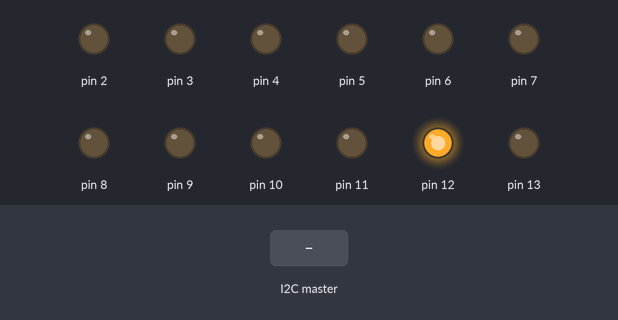
Bench run of a sketch on a simulated Arduino Uno, built with avr-gcc and run on an emulated ATmega328P. Parts: output pins drawn as LEDs (lit = HIGH). Dashed ring = blinking. The inputs (shaded band) are chosen by the test bench.

Above: at 1.2 s.
1.3 s: the I2C master sends the byte 200
At 3.91 s:
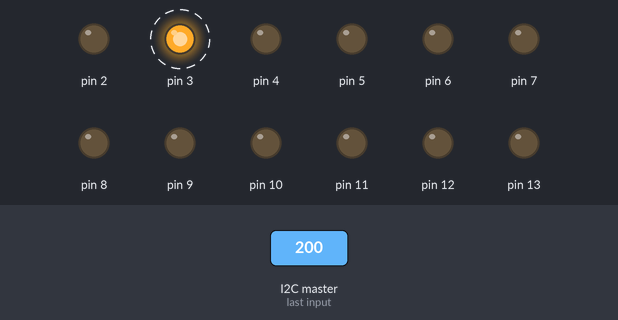
4.3 s: the I2C master sends the byte 1
At 5.1 s:
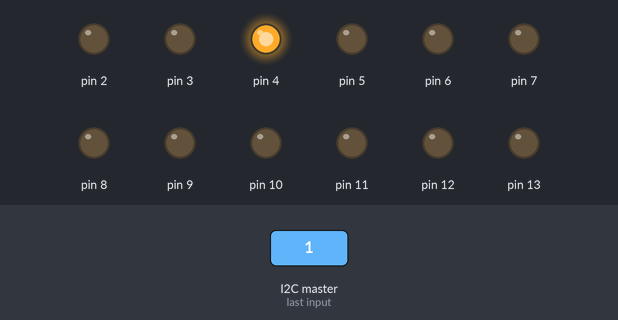
5.9 s: the I2C master sends the byte 200
At 7.43 s:
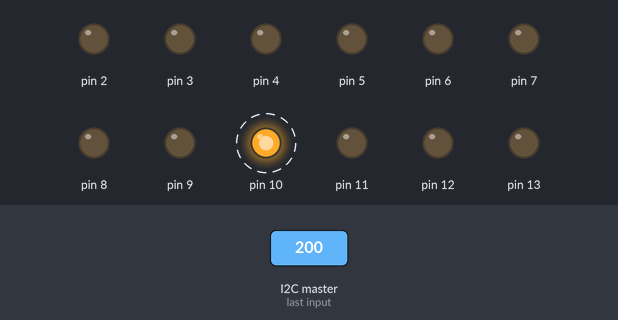
8.9 s: the I2C master sends the byte 0
At 9.7 s:
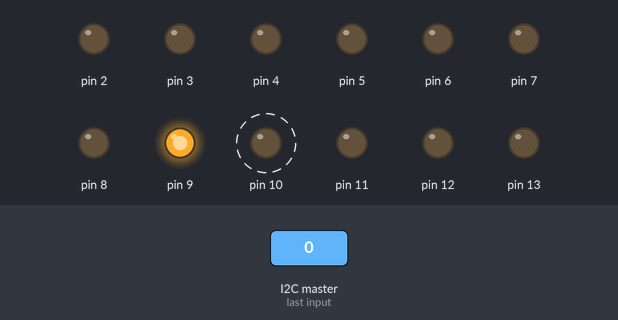
Timing chart, 0 to 11.4 s (numbered marks = the images above; inputs shaded):
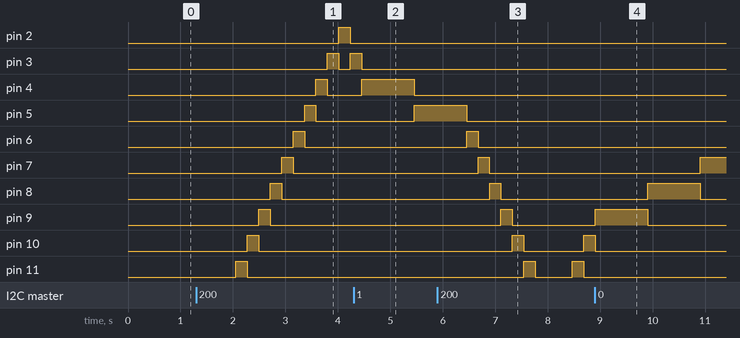

Measured:
- after the input at 1.3 s, pin 2: LOW → HIGH after 2.7 s, → LOW 0.22 s later; pin 3: LOW → HIGH after 2.5 s, → LOW 0.22 s later, → HIGH 0.22 s later; pin 4: LOW → HIGH after 2.3 s, → LOW 0.22 s later; pin 5: LOW → HIGH after 2.1 s, → LOW 0.22 s later; pin 6: LOW → HIGH after 1.8 s, → LOW 0.22 s later
- after the input at 4.3 s, pin 6: stays LOW (without the input it goes to HIGH after 0.59 s); pin 7: stays LOW (without the input it goes to HIGH after 0.81 s)
- after the input at 5.9 s, pin 8: LOW → HIGH after 0.99 s instead of 2.6 s; pin 9: LOW → HIGH after 1.2 s, → LOW 0.22 s later; pin 10: LOW → HIGH after 1.4 s, → LOW 0.22 s later, → HIGH 1.1 s later; pin 11: alternates HIGH for 0.22 s and LOW for 0.70 s, starting after 1.6 s; pin 12: alternates HIGH for 0.22 s and LOW for 0.27 s, starting after 1.9 s
- after the input at 8.9 s, pin 2: stays LOW (without the input it goes to HIGH after 1.5 s); pin 3–5: stops changing and stays LOW; pin 6: stays LOW (without the input it goes to HIGH after 0.66 s)

The sketch:

lab22.ino
```cpp
#include<Wire.h>
int val,delaytime;
void setup() {

Wire.begin(8); // begin with address 8
Serial.begin(9600);
Wire.onReceive(receiveevent);//request for the data and get it into receive event
for (int LED_Pin = 13; LED_Pin >= 2; LED_Pin--)
  {

    pinMode(LED_Pin, OUTPUT);

  }


}
void receiveevent(int x){

  val=Wire.read();// reading from incoming data  master

}

void loop() {
  delay(50);

for (int LED_Pin = 13; LED_Pin > 2; LED_Pin--)

  {
    // map the value to delay time
    delaytime=map(val,1,255,1000,1);
    digitalWrite(LED_Pin, HIGH);
    delay(delaytime);
    digitalWrite(LED_Pin, LOW);

  }


  for (int LED_Pin = 2; LED_Pin <= 12; LED_Pin++)
  {


    delaytime=map(val,1,255,1000,1);
    digitalWrite(LED_Pin, HIGH);
    delay(delaytime);
    digitalWrite(LED_Pin, LOW);


}

}
```
